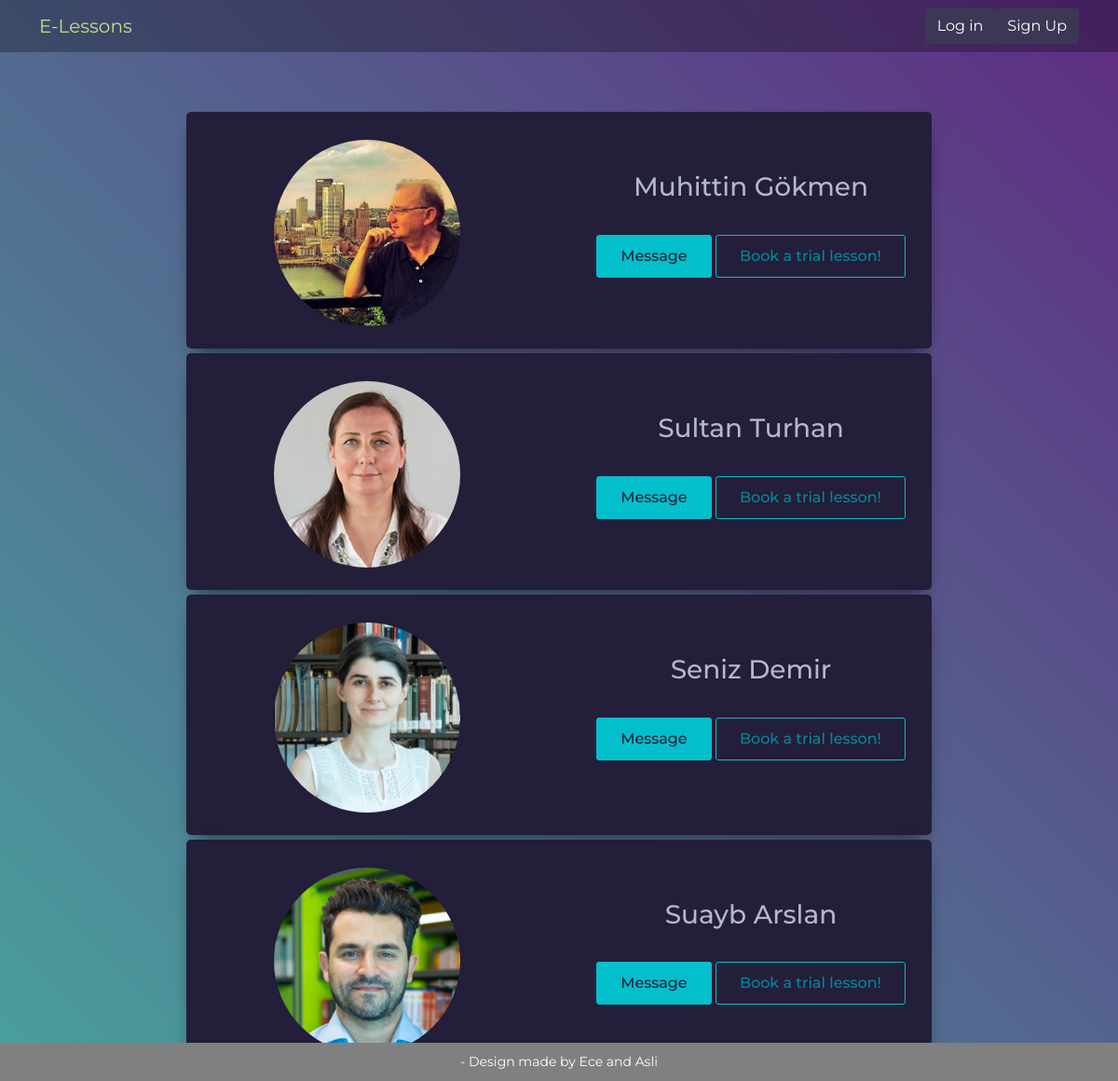
The app's page /teachers.php with its own data.
### tables this page shows
CREATE TABLE `instructor` (
  `id` int(11) NOT NULL AUTO_INCREMENT,
  `name` varchar(20) DEFAULT NULL,
  `surname` varchar(20) DEFAULT NULL,
  `email` varchar(30) DEFAULT NULL,
  `password` varchar(20) DEFAULT NULL,
  `status` varchar(20) DEFAULT 'inactive',
  PRIMARY KEY (`id`)
);

### teachers.php (the view, shortened to what this page needs)
<?php
$conn = new mysqli("localhost", "root", "", "english");
?>
<!DOCTYPE html>
<html lang="en">
<head>
    <link rel="stylesheet" href="assets/css/bootstrap.css">
    <link rel="stylesheet" href="style.css">
</head>
<body>
<nav class="navbar navbar-expand-lg navbar-dark fixed-top ">
        <div class="container">
            <a class="navbar-brand" href="">
                <img src="" style="width: 40px;" alt="">E-Lessons</a>
            <br>
            <div class="collapse navbar-collapse" id="navbarNavAltMarkup">
                <div class="navbar-nav ms-auto">
                <?php
                    if (isset($_SESSION['email'])){
                        ?> <a class="nav-link" aria-current="page" href="index.php?profile=<?= $_GET['profile'] ?>&id=<?= $_GET['id'] ?>">Home</a>
                            <a class="nav-link" href="teachers.php?profile=<?= $_GET['profile'] ?>&id=<?= $_GET['id'] ?>">Teachers</a>
                            <a class="nav-link" href="<?= $_GET['profile'] ?>_reschedule.php?islem=liste&id=<?= $_GET['id'] ?>">My Lesson </a>
                                <?php if ($_GET['profile']=='instructor'){
                                echo '<a class="nav-link" href="'. $_GET['profile'].'_add.php?islem=liste&id='. $_GET['id'].'">Add Lesson </a>
                                ';
                                }
                         ?>
                         <a class="btn btn-primary btn-customized signup-menu" href="logout.php" role="button">Log Out</a>
                        <?php } else { ?>
                           <a class="btn btn-primary   login-menu" href="login.html" role="button">Log in</a>
                        <a class="btn btn-primary signup-menu" href="signin.html" role="button">Sign Up</a>
                        <?php } ?>
                </div>
            </div>
        </div>
    </nav>
    <br><br><br><br><br>
    <?php
			$sql = "SELECT * FROM instructor WHERE status='active' ORDER BY id ";
			$result = mysqli_query($conn, $sql);
			foreach ($result as $instructor) {
	?>
    <div class="card-container" style="margin-bottom:5px;">
        <div class="row">
       <div class="col-md-6">
           <div class="col">
           <img src="assets/img/<?= $instructor["id"] ?>.jpg" class="rounded-circle" style="width: 200px" alt="">
           <br><br>
           </div>
        </div>
       <div class="col-md-6">
           <br>
       <h3><?= $instructor["name"] ?> <span><?= $instructor["surname"] ?></span></h3>
       <br>
        <div class="buttons">
            <a href="scheduling1.php?insid=<?= $instructor["id"] ?>&profile=<?= $_GET['profile'] ?>&id=<?= $_GET['id'] ?>" class="btn primary">Message</a>
            <a href="scheduling1.php?insid=<?= $instructor["id"] ?>&profile=<?= $_GET['profile'] ?>&id=<?= $_GET['id'] ?>" class="btn primary ghost">Book a trial lesson!</a>
        </div>
    </div>
</div>
    </div>
    <?php
		}
	?>
    <footer style="background-color:gray;">
        <p> - Design made by Ece and Asli</a> </p>
    </footer>
</body>
</html>

### style.css (style rules this page uses)
* { box-sizing: border-box; }
body { background: -webkit-linear-gradient(45deg, #49a09d, #5f2c82); background: linear-gradient(45deg, #49a09d, #5f2c82); font-family: Montserrat, sans-serif; display: flex; align-items: center; justify-content: center; flex-direction: column; min-height: 100vh; margin: 0; }
h3 { margin: 10px 0; }
p { font-size: 14px; line-height: 21px; }
.card-container { background-color: #231E39; border-radius: 5px; box-shadow: 0px 10px 20px -10px rgba(0,0,0,0.75); color: #B3B8CD; padding-top: 30px; position: relative; width: 800px; max-width: 100%; text-align: center; }
.primary { background-color: #03BFCB; border: 1px solid #03BFCB; border-radius: 3px; color: #231E39; font-family: Montserrat, sans-serif; font-weight: 500; padding: 10px 25px; }
.ghost { background-color: transparent; color: #02899C; }
footer { background-color: #222; color: #fff; font-size: 14px; bottom: 0; position: fixed; left: 0; right: 0; text-align: center; z-index: 999; }
footer p { margin: 10px 0; }

### records on screen
instructor: shows a picture, name "Muhittin", surname "Gökmen"
instructor: shows a picture, name "Sultan", surname "Turhan"
instructor: shows a picture, name "Seniz", surname "Demir"
instructor: shows a picture, name "Suayb", surname "Arslan"
